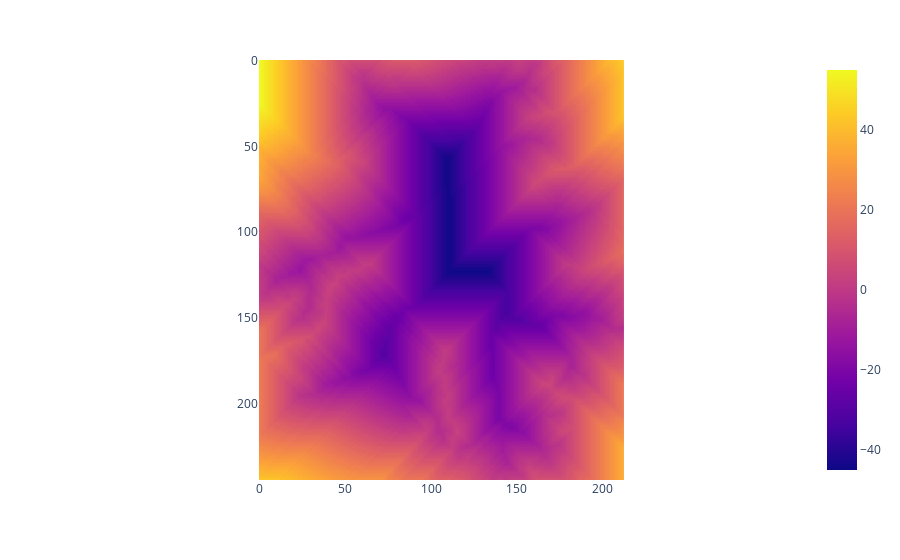

Notebook cell for this chart:
### Code cell
input_center = (input_data.shape[0] / 2, input_data.shape[1] / 2)
distance_grid = signed_distance_from_set(input_data)
distance_max = distance_grid.max()
px.imshow(distance_grid)

### Figure 1 — Plotly figure (JSON) as saved in the notebook; plotly's stock layout.template omitted (floating-point values rounded to 4 significant figures; data arrays with more than 128 entries replaced by an {"elided": "..."} marker saying what was removed)
{"data": [{"coloraxis": "coloraxis", "hovertemplate": "x: %{x}<br>y: %{y}<br>color: %{z}<extra></extra>", "name": "0", "type": "heatmap", "xaxis": "x", "yaxis": "y", "z": {"elided": "245x213 float values"}}], "layout": {"coloraxis": {"colorscale": [[0, "#0d0887"], [0.1111, "#46039f"], [0.2222, "#7201a8"], [0.3333, "#9c179e"], [0.4444, "#bd3786"], [0.5556, "#d8576b"], [0.6667, "#ed7953"], [0.7778, "#fb9f3a"], [0.8889, "#fdca26"], [1, "#f0f921"]]}, "margin": {"t": 60}, "xaxis": {"anchor": "y", "constrain": "domain", "domain": [0, 1], "scaleanchor": "y"}, "yaxis": {"anchor": "x", "autorange": "reversed", "constrain": "domain", "domain": [0, 1]}}}
